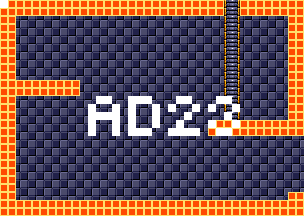

The image is a tile-based game level rendered from a .tmx file. Its description and source (layers, tilesets, objects; grid data summarised) follow:
An orthogonal 38x27 tile map with 8x8 px tiles, 4 tile layers (background, foreground, room numbers, Objects), 15 tilesets.

<map version="1.5" tiledversion="1.7.1" orientation="orthogonal" renderorder="right-down" width="38" height="27" tilewidth="8" tileheight="8" infinite="0" nextlayerid="11" nextobjectid="1">
 <tileset firstgid="1" source="tilesheets/tsKarniMata.tsx" />
 <tileset firstgid="1025" source="tilesheets/tsVoodooWasp.tsx" />
 <tileset firstgid="2049" source="tilesheets/tsBurial.tsx" />
 <tileset firstgid="3073" source="tilesheets/tsBlueTemple.tsx" />
 <tileset firstgid="4097" source="tilesheets/tsGoddess.tsx" />
 <tileset firstgid="5121" source="tilesheets/tsKonark.tsx" />
 <tileset firstgid="6145" name="sEnemies" tilewidth="8" tileheight="8" tilecount="1024" columns="32">
  <image source="../grapx/tilesheets/sObjects.bmp" trans="ff94ff" width="256" height="256" />
 </tileset>
 <tileset firstgid="7169" source="tilesheets/tsIceTemple.tsx" />
 <tileset firstgid="8193" source="tilesheets/tsLavaArea.tsx" />
 <tileset firstgid="9217" source="tilesheets/tsBossArea.tsx" />
 <tileset firstgid="10241" source="tilesheets/tsPegu.tsx" />
 <tileset firstgid="11265" source="tilesheets/sTiwanakuTemple.tsx" />
 <tileset firstgid="12289" source="tilesheets/sIndraTemple.tsx" />
 <tileset firstgid="13313" source="tilesheets/sTeleport.tsx" />
 <tileset firstgid="14337" source="tilesheets/sObjects.tsx" />
 <layer id="2" name="background" width="38" height="27">
  <data>[1026 cells, 1026 non-empty, 2 distinct tile ids]</data>
 </layer>
 <layer id="1" name="foreground" width="38" height="27">
  <data>[1026 cells, 292 non-empty, 3 distinct tile ids]</data>
 </layer>
 <layer id="7" name="room numbers" width="38" height="27">
  <data>[1026 cells, 44 non-empty, 1 distinct tile ids]</data>
 </layer>
 <layer id="10" name="Objects" width="38" height="27">
  <data>[1026 cells, 0 non-empty, 0 distinct tile ids]</data>
 </layer>
</map>
